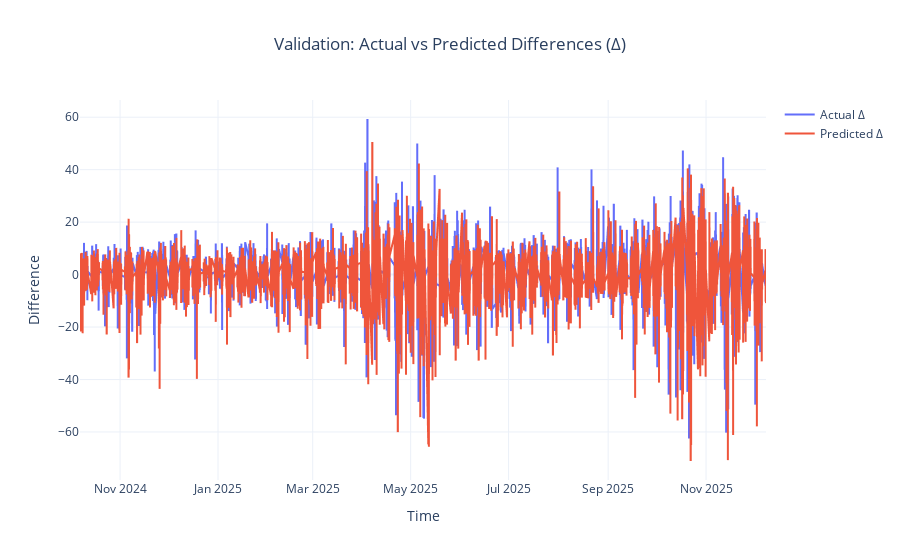

Write notebook code for a chart like this one.
### Code cell
y_val_diff = y_val_s.diff()
y_val_pred_diff = y_val_pred_s.diff()

df_diff_actual = pd.DataFrame({'time': y_val_diff.index, 'series': 'Actual Δ', 'diff': y_val_diff.values})
df_diff_pred   = pd.DataFrame({'time': y_val_pred_diff.index, 'series': 'Predicted Δ', 'diff': y_val_pred_diff.values})

df_diff_plot = pd.concat([df_diff_actual, df_diff_pred], axis=0, ignore_index=True)

fig2 = px.line(
    df_diff_plot,
    x='time', y='diff', color='series',
    title='Validation: Actual vs Predicted Differences (Δ)',
    labels={'time': 'Time', 'diff': 'Difference', 'series': 'Series'},
)
fig2.update_layout(template='plotly_white', legend=dict(title=None), title_x=0.5)
fig2.show()

### Figure 1 — Plotly figure (JSON) as saved in the notebook; plotly's stock layout.template omitted (floating-point values rounded to 4 significant figures; data arrays with more than 128 entries replaced by an {"elided": "..."} marker saying what was removed)
{"data": [{"hovertemplate": "Series=Actual Δ<br>Time=%{x}<br>Difference=%{y}<extra></extra>", "legendgroup": "Actual Δ", "line": {"color": "#636efa", "dash": "solid"}, "marker": {"symbol": "circle"}, "mode": "lines", "name": "Actual Δ", "showlegend": true, "type": "scattergl", "x": {"elided": "6927 str values"}, "xaxis": "x", "y": {"elided": "6927 float values"}, "yaxis": "y"}, {"hovertemplate": "Series=Predicted Δ<br>Time=%{x}<br>Difference=%{y}<extra></extra>", "legendgroup": "Predicted Δ", "line": {"color": "#EF553B", "dash": "solid"}, "marker": {"symbol": "circle"}, "mode": "lines", "name": "Predicted Δ", "showlegend": true, "type": "scattergl", "x": {"elided": "6927 str values"}, "xaxis": "x", "y": {"elided": "6927 float values"}, "yaxis": "y"}], "layout": {"legend": {"title": {}, "tracegroupgap": 0}, "title": {"text": "Validation: Actual vs Predicted Differences (Δ)", "x": 0.5}, "xaxis": {"anchor": "y", "domain": [0, 1], "title": {"text": "Time"}}, "yaxis": {"anchor": "x", "domain": [0, 1], "title": {"text": "Difference"}}}}
